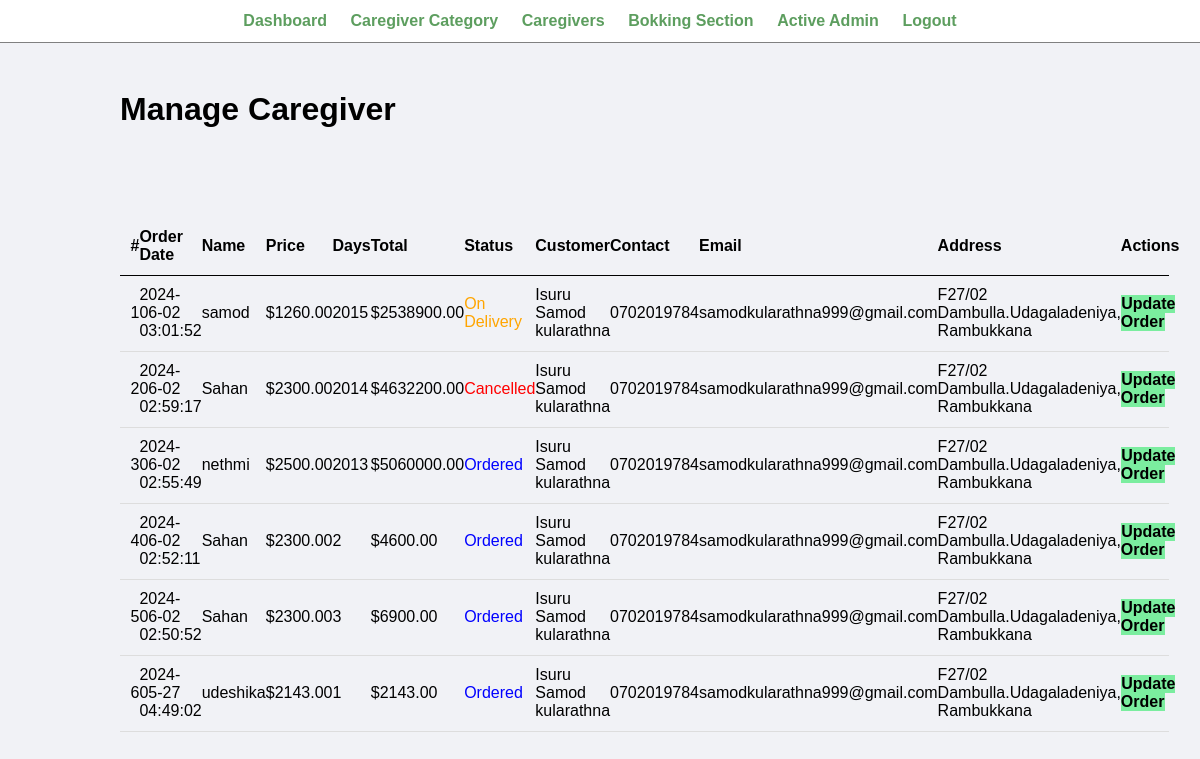
The app's page /admin/manage-giver.php (signed in) with its own data.
### tables this page shows
CREATE TABLE `tbl_order` (
  `id` int(10) UNSIGNED NOT NULL,
  `food` varchar(150) NOT NULL,
  `price` decimal(10,2) NOT NULL,
  `qty` int(11) NOT NULL,
  `total` decimal(10,2) NOT NULL,
  `order_date` datetime NOT NULL,
  `status` varchar(50) NOT NULL,
  `customer_name` varchar(150) NOT NULL,
  `customer_contact` varchar(20) NOT NULL,
  `customer_email` varchar(150) NOT NULL,
  `customer_address` varchar(255) NOT NULL
);

### admin/manage-giver.php (the view, shortened to what this page needs)
<?php include('partials/menu.php'); ?>
<div class="main-content">
    <div class="wrapper">
        <h1>Manage Caregiver</h1>
                <br /><br /><br />
                <br><br>
                <table class="tbl-full">
                    <tr>
                        <th width="5%">#</th>
                        <th width="10%">Order Date</th>
                        <th width="10%">Name</th>
                        <th width="5%">Price</th>
                        <th width="5%">Days</th>
                        <th width="6%">Total</th>
                        <th width="8%">Status</th>
                        <th width="10%">Customer</th>
                        <th width="10%">Contact</th>
                        <th width="15%">Email</th>
                        <th width="10%">Address</th>
                        <th>Actions</th>
                    </tr>
                    <?php
                        $sql = "SELECT * FROM tbl_order ORDER BY id DESC";
                        $res = mysqli_query($conn, $sql);
                        $count = mysqli_num_rows($res);
                        $sn = 1;
                        if($count>0)
                        {
                            while($row=mysqli_fetch_assoc($res))
                            {
                                $id = $row['id'];
                                $food = $row['food'];
                                $price = $row['price'];
                                $qty = $row['qty'];
                                $total = $row['total'];
                                $order_date = $row['order_date'];
                                $status = $row['status'];
                                $customer_name = $row['customer_name'];
                                $customer_contact = $row['customer_contact'];
                                $customer_email = $row['customer_email'];
                                $customer_address = $row['customer_address'];
                                ?>
                                    <tr>
                                        <td><?php echo $sn++; ?> </td>
                                        <td><?php echo $order_date; ?></td>
                                        <td><?php echo $food; ?></td>
                                        <td><?php echo '$'.$price; ?></td>
                                        <td><?php echo $qty; ?></td>
                                        <td><?php echo '$'.$total; ?></td>
                                        <td>
                                            <?php
                                                if($status=="Ordered")
                                                {
                                                    echo "<label style='color: blue;'>$status</label>";
                                                }
                                                elseif($status=="On Delivery")
                                                {
                                                    echo "<label style='color: orange;'>$status</label>";
                                                }
                                                elseif($status=="Delivered")
                                                {
                                                    echo "<label style='color: green;'><b>$status</b></label>";
                                                }
                                                elseif($status=="Cancelled")
                                                {
                                                    echo "<label style='color: red;'>$status</label>";
                                                }
                                            ?>
                                        </td>
                                        <td><?php echo $customer_name; ?></td>
                                        <td><?php echo $customer_contact; ?></td>
                                        <td><?php echo $customer_email; ?></td>
                                        <td><?php echo $customer_address; ?></td>
                                        <td>
                                            <a href="<?php echo SITEURL; ?>admin/update-order.php?id=<?php echo $id; ?>" class="btn-secondary">Update Order</a>
                                        </td>
                                    </tr>
                                <?php
                            }
                        }
                        else
                        {
                            echo "<tr><td colspan='12' class='error'>Orders not Available</td></tr>";
                        }
                    ?>
                </table>
    </div>
</div>

### admin/partials/menu.php (shortened to what this page needs)
<html>
    <head>
        <link rel="stylesheet" href="../css/admin.css">
    </head>
    <body>
        <div class="menu text-center">
            <div class="wrapper">
                <ul>
                    <li><a href="index.php">Dashboard</a></li>
                    <li><a href="manage-category.php">Caregiver Category</a></li>
                    <li><a href="manage-caregiver.php">Caregivers</a></li>
                    <li><a href="manage-order.php">Bokking Section</a></li>
                    <li><a href="manage-admin.php">Active Admin</a></li>
                    <li><a href="logout.php">Logout</a></li>
                </ul>
            </div>
        </div>

### css/admin.css (style rules this page uses)
* { margin: 0; padding: 0; font-family: Arial, Helvetica, sans-serif; }
.wrapper { padding: 1%; width: 80%; margin: 0 auto; }
.text-center { text-align: center; }
.tbl-full { width: 100%; }
table { border-collapse: collapse; width: 100%; }
th, td { padding: 8px; text-align: left; border-bottom: 1px solid #ddd; }
table tr th { border-bottom: 1px solid black; padding: 1%; text-align: left; }
table tr td { padding: 1%; }
.btn-secondary { background-color: #7bed9f; padding: 1%; color: black; text-decoration: none; font-weight: bold; }
.menu { border-bottom: 1px solid grey; }
.menu ul { list-style-type: none; }
.menu ul li { display: inline; padding: 1%; }
.menu ul li a { text-decoration: none; font-weight: bold; color: #5d9e5f; }
.main-content { background-color: #f1f2f6; padding: 3% 0; }

### records on screen
tbl_order: order_date "2024-06-02 03:01:52", food "samod", price "1260.00", qty "2015", total "2538900.00", status "On Delivery", customer_name "Isuru Samod kularathna", customer_contact "0702019784", customer_email "samodkularathna999@gmail.com", customer_address "F27/02 Dambulla.Udagaladeniya, Rambukkana"
tbl_order: order_date "2024-06-02 02:59:17", food "Sahan", price "2300.00", qty "2014", total "4632200.00", status "Cancelled", customer_name "Isuru Samod kularathna", customer_contact "0702019784", customer_email "samodkularathna999@gmail.com", customer_address "F27/02 Dambulla.Udagaladeniya, Rambukkana"
tbl_order: order_date "2024-06-02 02:55:49", food "nethmi", price "2500.00", qty "2013", total "5060000.00", status "Ordered", customer_name "Isuru Samod kularathna", customer_contact "0702019784", customer_email "samodkularathna999@gmail.com", customer_address "F27/02 Dambulla.Udagaladeniya, Rambukkana"
tbl_order: order_date "2024-06-02 02:52:11", food "Sahan", price "2300.00", qty "2", total "4600.00", status "Ordered", customer_name "Isuru Samod kularathna", customer_contact "0702019784", customer_email "samodkularathna999@gmail.com", customer_address "F27/02 Dambulla.Udagaladeniya, Rambukkana"
tbl_order: order_date "2024-06-02 02:50:52", food "Sahan", price "2300.00", qty "3", total "6900.00", status "Ordered", customer_name "Isuru Samod kularathna", customer_contact "0702019784", customer_email "samodkularathna999@gmail.com", customer_address "F27/02 Dambulla.Udagaladeniya, Rambukkana"
tbl_order: order_date "2024-05-27 04:49:02", food "udeshika", price "2143.00", qty "1", total "2143.00", status "Ordered", customer_name "Isuru Samod kularathna", customer_contact "0702019784", customer_email "samodkularathna999@gmail.com", customer_address "F27/02 Dambulla.Udagaladeniya, Rambukkana"
